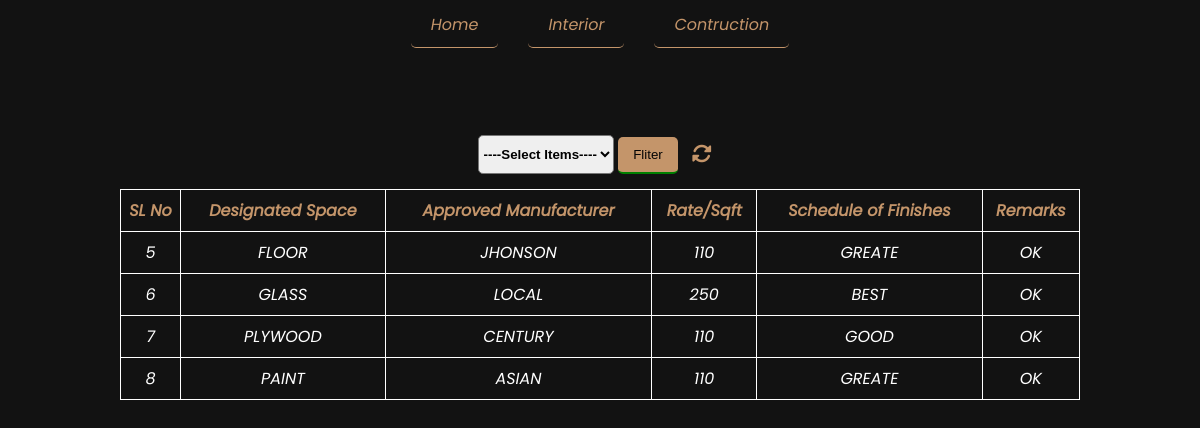
Page /lightingservice/ on the committed database.
### website/models.py (models this page shows)
class Service(models.Model):
    item_name=models.CharField(max_length=400)
    brand=models.CharField(max_length=400)
    rate=models.IntegerField(default=0)
    item_description=models.CharField(max_length=400)
    category=models.ForeignKey(Service_caterory,on_delete=models.CASCADE)
    remarks=models.CharField(max_length=400)

### website/views.py (the view)
# urls.py: path('lightingservice/', views.lightingservice,name='lightingservice'),
def lightingservice(request):
    if request.method=="POST":
        filter=request.POST.get('item_name')
        filter_data=Service.objects.filter(item_name=filter)
        return render(request,'website/lighting_inner.html',{'data':filter_data})
    else:
     filter_data=Service.objects.all()
    return render(request,'website/lighting_inner.html',{'data':filter_data})

### website/templates/website/lighting_inner.html (shortened to what this page needs)
<html lang="en">
  {% load static %}
  <head>
    <link
      rel="stylesheet"
      href="https://cdnjs.cloudflare.com/ajax/libs/font-awesome/6.7.2/css/all.min.css"
    />
    <link rel="stylesheet" href="{% static 'website/css/custom.css' %}" />
    <link
      rel="stylesheet"
      href="{% static 'website/css/media_768_1024.css' %}"
      as="style"
    />
    <link
      rel="stylesheet"
      href="{% static 'website/css/media_320_767.css' %}"
      as="style"
    />
  </head>
  <body class="service_body">
    <div class="switch_btn">
        <a href="{% url 'home' %}" class="float_home">Home</a>
        <a href="{% url 'interiorservice' %}" class="float_home">Interior</a>
        <a href="{% url 'constructionservice' %}" class="float_home"> Contruction</a>
    </div>
    <section class="table_section">
      <div class="table_row">
        <div class="search_items">
          <form action="" method="POST">
            <select name="item_name" class="option_select">
              <option selected disabled="true">----Select Items----</option>
            </select>
            <input type="submit" value="Fliter" class="filter_btn" />
            <a href="{% url 'lightingservice' %}" class="float_reload"
              ><i class="fa-solid fa-rotate fa-spin fa-lg"></i
            ></a>
          </form>
        </div>
        <div class="table_wrapper">
          <table class="tablewidth">
            <tr>
              <th>SL No</th>
              <th>Designated Space</th>
              <th>Approved Manufacturer</th>
              <th>Rate/Sqft</th>
              <th>Schedule of Finishes</th>
              <th>Remarks</th>
            </tr>
            {% if data %}
            {% for datas in data %}
            <tr>
              <td>{{datas.id}}</td>
              <td>{{datas.item_name|upper}}</td>
              <td>{{datas.brand|upper}}</td>
              <td>{{datas.rate|upper}}</td>
              <td>{{datas.item_description|upper}}</td>
              <td>{{datas.remarks|upper}}</td>
            </tr>
            {% endfor %}
            {% else %}
            <div class="no_data">
              <h2>No Data</h2>
            </div>
            {% endif %}
          </table>
        </div>
      </div>
    </section>
  </body>
</html>

### website/static/website/css/custom.css (style rules this page uses)
* { list-style: none; padding: 0; margin: 0; text-decoration: none; box-sizing: border-box; }
html { scroll-behavior: smooth; }
body { background-color: var(--body); }
section { padding: 70px 0; }
input:focus,input:valid { border-bottom: 2px solid green; }
.table_row { display: flex; flex-direction: column; }
.tablewidth { width: 80%; border: 1px solid black; border-collapse: collapse; text-align: center; background-color: var(--theame1); }
th { color: var(--theame2); }
td { color: white; }
th,td { border: 1px solid rgb(255, 255, 255); padding: 8px 0; font-family: p; }
.table_wrapper { display: flex; justify-content: center; align-items: center; }
.search_items { display: flex; flex-direction: column; justify-content: center; align-items:center; margin: 15px 0; }
.filter_btn { background-color:var(--theame2); color: rgb(5, 5, 5); padding: 10px 15px; border-radius: 5px; border: none; }
.option_select { padding: 10px 0; border-radius: 5px; text-align: center; font-weight: bold; }
option { font-weight: bold; }
.service_body { background-color: var(--theame1); position: relative; }
.float_home { padding: 10px 20px; color: var(--theame2); border-bottom: 1px solid var(--theame2); margin: 15px; border-radius: 5px; font-family: p; }
.float_reload { padding: 10px 10px; color: var(--theame2); }
.switch_btn { width: 100%; height: 50px; display: flex; justify-content: center; align-items: center; }

### website/static/website/css/color.css (style rules this page uses)
:root { --body:#ffffff; --theame1:#121212; --theame2:#c4956a; --theame3:#74512F; --heading:#3e3e45; --darkpara:#121212; --lightpara:#ffffff; --submit_btn:#3cb371; --white:#fff; }

### rows in the picture
Service: id "5", item_name "FLOOR", brand "JHONSON", rate "110", item_description "GREATE", remarks "OK"
Service: id "6", item_name "GLASS", brand "LOCAL", rate "250", item_description "BEST", remarks "OK"
Service: id "7", item_name "PLYWOOD", brand "CENTURY", rate "110", item_description "GOOD", remarks "OK"
Service: id "8", item_name "PAINT", brand "ASIAN", rate "110", item_description "GREATE", remarks "OK"
